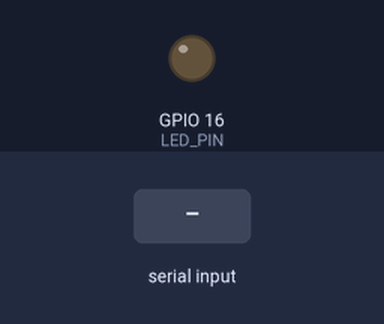
Bench run of a sketch on a simulated ESP32. Shown: output pins drawn as LEDs (lit = HIGH). Inputs (shaded band) come from the test bench. What the sketch prints to the serial monitor is not drawn.

Above: at 1.2 s.
1.3 s: "on\n" received over Serial
At 2.4 s:
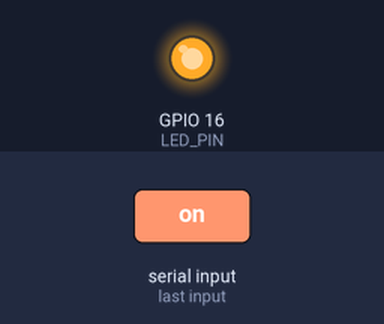
2.8 s: "off\n" received over Serial
At 3.5 s:
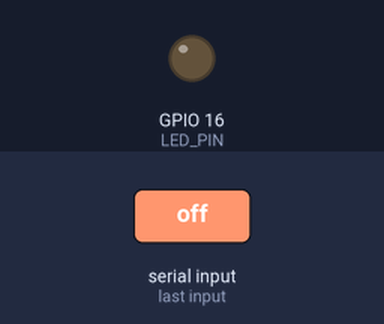
4.3 s: "toggle\n" received over Serial
At 4.7 s:
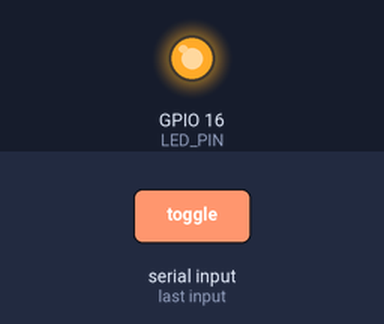
Timing chart, 0 to 7.3 s (numbered marks = the images above; inputs shaded):
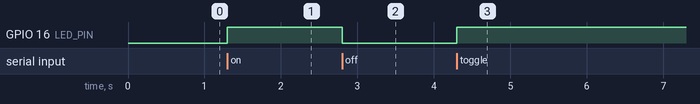

The sketch:

lab02_serial_command.ino
```cpp
/*
 * Lab 02.5 : ควบคุม LED ผ่าน Serial
 * คำอธิบาย : รับคำสั่ง on, off, toggle และ status จาก Serial Monitor
 * วงจร     : ESP32-S3 GPIO5 / WROOM-32 GPIO16 -> R 220Ω -> LED anode; cathode -> GND
 * ไลบรารี  : ไม่ใช้ไลบรารีภายนอก
 * Board    : ESP32S3 Dev Module / ESP32 Dev Module (WROOM-32), core 3.x
 */
#include <Arduino.h>

// LED ภายนอก active HIGH; เลือกขาตามชิปโดยใช้สายเดิมตลอดแล็บ
#if defined(CONFIG_IDF_TARGET_ESP32S3)
constexpr uint8_t LED_PIN = 5;
#elif defined(CONFIG_IDF_TARGET_ESP32)
constexpr uint8_t LED_PIN = 16;
#else
#error "Lab02 supports ESP32-S3 and ESP32; define a verified pin mapping first."
#endif
bool ledState = false;

void applyLedState() {
  // แปลงสถานะในตัวแปรเป็นระดับที่ขาจริง แล้วรายงานกลับ
  digitalWrite(LED_PIN, ledState ? HIGH : LOW);
  Serial.printf("[CMD] LED=%s\n", ledState ? "ON" : "OFF");
}

void setup() {
  Serial.begin(115200);
  Serial.setTimeout(200);
  pinMode(LED_PIN, OUTPUT);
  applyLedState();
  Serial.println("[CMD] พิมพ์ on, off, toggle หรือ status แล้วกด Enter");
}

void loop() {
  if (!Serial.available()) {
    return;
  }

  // อ่านข้อความจนพบ newline หรือรออักขระจน timeout; ช่วงนี้ยัง block ได้
  String command = Serial.readStringUntil('\n');
  command.trim();
  command.toLowerCase();

  if (command == "on") {
    ledState = true;
    applyLedState();
  } else if (command == "off") {
    ledState = false;
    applyLedState();
  } else if (command == "toggle") {
    ledState = !ledState;
    applyLedState();
  } else if (command == "status") {
    applyLedState();
  } else {
    Serial.printf("[CMD] ไม่รู้จักคำสั่ง: %s\n", command.c_str());
  }
}
```

Measured:
- after the input at 1.3 s, GPIO 16 (LED_PIN): LOW → HIGH at once
- after the input at 2.8 s, GPIO 16 (LED_PIN): HIGH → LOW at once
- after the input at 4.3 s, GPIO 16 (LED_PIN): LOW → HIGH at once
